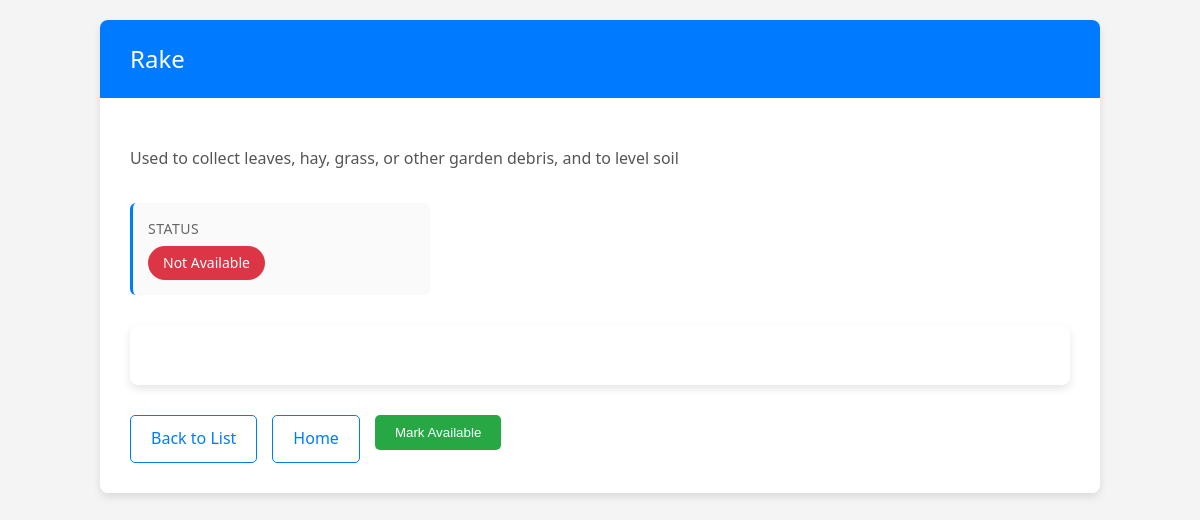
Screenshot of /tool_details/2/ (signed in) with the database file from the repository.
### base/models.py (models this page shows, shortened)
class FarmTool(models.Model):
    name = models.CharField(max_length=100)
    description = models.TextField()
    available = models.BooleanField(default=True)
    tool_image = models.ImageField(null='True',blank=True, upload_to='images')

### base/views.py (the view)
# urls.py: path('tool_details/<int:tool_id>/',views.tool_detail, name="tool_details"),
def tool_detail(request, tool_id):
    tool = get_object_or_404(FarmTool, id=tool_id)
    return render(request, 'tool_details.html', {'tool': tool})

### templates/tool_details.html (shortened to what this page needs)
<!DOCTYPE html>
<html lang="en">
<head>
</head>
<body>
    <div class="container fade-in">
        <div class="tool-card">
            <div class="tool-header">
                <h2>{{ tool.name }}</h2>
            </div>
            <div class="tool-body">
                <div class="tool-description">
                    {{ tool.description|linebreaks }}
                </div>
                <div class="tool-meta">
                    <div class="meta-item">
                        <div class="meta-label">Status</div>
                        <div class="meta-value">
                            <span class="status-badge {% if tool.available %}status-available{% else %}status-unavailable{% endif %}">
                                {% if tool.available %}Available{% else %}Not Available{% endif %}
                            </span>
                        </div>
                    </div>
                </div>
                {% if maintenance_history %}
                <div class="maintenance-history">
                    <h3 class="section-title">Maintenance History</h3>
                    <table class="history-table">
                        <thead>
                            <tr>
                                <th>Date</th>
                                <th>Type</th>
                                <th>Performed By</th>
                                <th>Notes</th>
                                <th>Status</th>
                            </tr>
                        </thead>
                        <tbody>
                            {% for record in maintenance_history %}
                            <tr>
                                <td data-label="Date">{{ record.date }}</td>
                                <td data-label="Type">{{ record.maintenance_type }}</td>
                                <td data-label="Performed By">{{ record.performed_by }}</td>
                                <td data-label="Notes">{{ record.notes|default:"No notes" }}</td>
                                <td data-label="Status">
                                    <span class="status-badge {% if record.status == 'Completed' %}status-available{% else %}status-unavailable{% endif %}">
                                        {{ record.status }}
                                    </span>
                                </td>
                            </tr>
                            {% endfor %}
                        </tbody>
                    </table>
                </div>
                {% else %}
                <div class="empty-state">
                </div>
                {% endif %}
                <div class="actions">
                    <a href="{% url 'tool_list' %}" class="btn btn-outline">Back to List</a>
                    <a href="{% url 'home' %}" class="btn btn-outline">Home</a>
                    {% if perms.tools.can_mark_unavailable and tool.available %}
                    <form method="post" action="{ }" style="display: inline;">
                        {% csrf_token %}
                    </form>
                    {% elif perms.tools.can_mark_available and not tool.available %}
                    <form method="post" action="{ }" style="display: inline;">
                        <button type="submit" class="btn btn-success">Mark Available</button>
                    </form>
                    {% endif %}
                </div>
            </div>
        </div>
    </div>
</body>
</html>

### templates/tool_details.html (style rules this page uses)
:root { --primary-color: #007BFF; --primary-dark: #0056b3; --success-color: #28a745; --warning-color: #ffc107; --danger-color: #dc3545; --light-gray: #f4f4f4; --border-color: #ddd; --shadow: 0px 4px 8px rgba(0, 0, 0, 0.1); }
body { font-family: 'Segoe UI', Tahoma, Geneva, Verdana, sans-serif; background-color: var(--light-gray); margin: 0; padding: 0; line-height: 1.6; color: #333; }
.container { max-width: 1000px; margin: 0 auto; padding: 20px; }
.tool-card { background-color: white; border-radius: 8px; box-shadow: var(--shadow); overflow: hidden; margin-bottom: 30px; }
.tool-header { background-color: var(--primary-color); color: white; padding: 20px 30px; position: relative; }
.tool-header h2 { margin: 0; font-size: 24px; font-weight: 500; }
.tool-body { padding: 30px; }
.tool-description { margin-bottom: 30px; line-height: 1.8; color: #555; }
.tool-meta { display: grid; grid-template-columns: repeat(auto-fill, minmax(250px, 1fr)); gap: 20px; margin-bottom: 30px; }
.meta-item { background-color: rgba(0, 0, 0, 0.02); padding: 15px; border-radius: 6px; border-left: 3px solid var(--primary-color); }
.meta-label { font-size: 14px; color: #666; margin-bottom: 5px; text-transform: uppercase; letter-spacing: 0.5px; }
.meta-value { font-weight: 600; font-size: 16px; }
.status-badge { display: inline-block; padding: 6px 15px; border-radius: 20px; font-weight: 500; font-size: 14px; }
.status-unavailable { background-color: var(--danger-color); color: white; }
.actions { margin-top: 30px; display: flex; gap: 15px; flex-wrap: wrap; }
.btn { display: inline-block; padding: 10px 20px; border-radius: 5px; text-decoration: none; font-weight: 500; transition: all 0.2s ease; border: none; cursor: pointer; }
.btn-outline { background-color: transparent; border: 1px solid var(--primary-color); color: var(--primary-color); }
.btn-success { background-color: var(--success-color); color: white; }
.fade-in { animation: fadeIn 0.5s ease-in; }
.empty-state { text-align: center; padding: 30px; background-color: white; border-radius: 8px; box-shadow: var(--shadow); margin: 20px 0; }

### rows the page displays
FarmTool: name "Rake", description "Used to collect leaves, hay, grass, or other garden debris, and to level soil"
